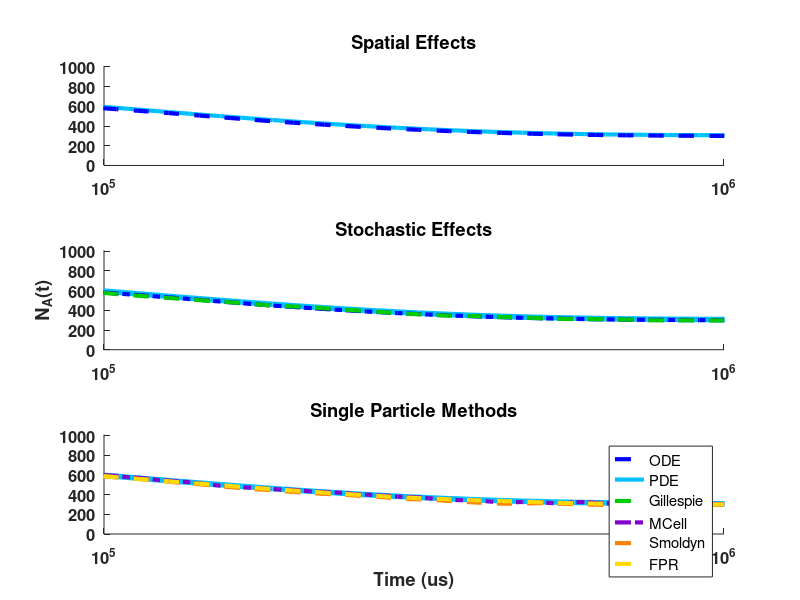

This figure's MATLAB source: (Note: this script raises an error after producing the figure.)
%% Figure 9b - Reversible Membrane Recruitment
% Clear
close all
clear
clc

%% Import
% t is in us
load('time.mat');
%load('theory_1.mat');
load('det1D.mat');
load('det3D.mat');
load('gillespie.mat');
load('mcell.mat');
load('smoldyn.mat');
load('fpr.mat');

%% Process data
%   Data files containing one or more trials are averaged
%   Data points corresponding to the time vector are extrapolated
%   Time is converted to us

% Theory
%   time:us
%theory = theory(:,2);

% ODE
%   time: s
det1D = interp1(det1D(:,1)*1e6, det1D(:,2),time,'pchip',0);

% PDE
%   2 trials
%   time: s
det3D(:,2) = (det3D(:,2) + det3D(:,4))/2;
det3D = interp1(det3D(:,1)*1e6,det3D(:,2), time,'pchip', 0);

% Gillespie
%   20 trials
%   time: s
temp = 0;
for n = 1:2:20
    temp = temp(:,1) + interp1(gillespie(:,n)*1e6,gillespie(:,n+1), time, 'pchip',0);
end
gillespie = temp(:,1)/10;
clear temp

% MCell
%   1 trial
%   time: s
mcell = interp1(mcell(:,1)*1e6, mcell(:,2), time, 'pchip', 0);

% Smoldyn
%   4 trials
%   time: s
for n = 3:2:8
    smoldyn(:,2) = smoldyn(:,2)+smoldyn(:,n+1);
end
smoldyn(:,2) = smoldyn(:,2)./4;
smoldyn = interp1(smoldyn(:,1)*1e6, smoldyn(:,2), time, 'pchip', 0);

% FPR
%   24 trials, already averaged
%   time: s
fpr = interp1(fpr(:,1)*1e6,fpr(:,2),time,'pchip',0);

%% Plot
% Ka = 1 um^2.s-1
figure(1)
subplot(3,1,1) % Spatial Effects
% x0=10;
% y0=10;
% width=400;
% height=590;
% set(gcf,'units','points','position',[x0,y0,width,height])
hold on
title('Spatial Effects');
set(gca, 'xscale', 'log', 'fontsize',12, 'fontweight','bold');
axis([0 1e6 0 1010]);
%g0 = semilogx(time,theory,'-','Color',[0 0 0], 'LineWidth',4);
g2 = semilogx(time,det3D, '-','Color',[0 .75 1], 'LineWidth', 3);
g1 = semilogx(time,det1D, '--','Color',[0 0 1], 'LineWidth', 3);

subplot(3,1,2) % Stochastic Effects
hold on
title('Stochastic Effects');
set(gca, 'xscale', 'log', 'fontsize',12, 'fontweight','bold');
axis([0 1e6 0 1010]);
ylabel('N_A(t)');
g3 = semilogx(time,det3D,'-','Color',[0 .75 1], 'LineWidth',4);
g4 = semilogx(time,det1D, '-.','Color',[0 0 1], 'LineWidth', 3);
g5 = semilogx(time,gillespie, '--','Color',[0 .8 0], 'LineWidth', 3);

subplot(3,1,3) % Single Particle Methods
hold on
title('Single Particle Methods');
set(gca, 'xscale', 'log', 'fontsize',12, 'fontweight','bold');
axis([0 1e6 0 1010]);
xlabel('Time (us)');
g6 = semilogx(time,det3D,'-','Color',[0 .75 1], 'LineWidth',4);
g7 = semilogx(time,mcell, '-.','Color',[.5 0 .8], 'LineWidth', 3);
g8 = semilogx(time,smoldyn, '--','Color',[1 .5 0], 'LineWidth', 3);
g9 = semilogx(time,fpr, '--','Color',[1 .85 0], 'LineWidth', 3);

lgnd = legend([g1 g2 g5 g7 g8 g9],'ODE','PDE','Gillespie',...
    'MCell', 'Smoldyn', 'FPR');
lgnd.FontSize = 11.5;
lgnd.Position = [.02 .475 1 1];
lgnd.Orientation = 'horizontal';


% Legend 
%   Theory                  Black           [0 0 0]
%   ODE Deterministic       Dark Blue       [0 0 1]
%   PDE Deterministic       Light Blue      [0 .75 1]
%   Gillespie               Green           [0 .8 0]
%   FPR                     Yellow          [1 .85 0]
%   Smoldyn                 Orange          [1 .5 0]
%   MCell                   Purple          [.5 0 .8]
%% Clear
%clear
%clc